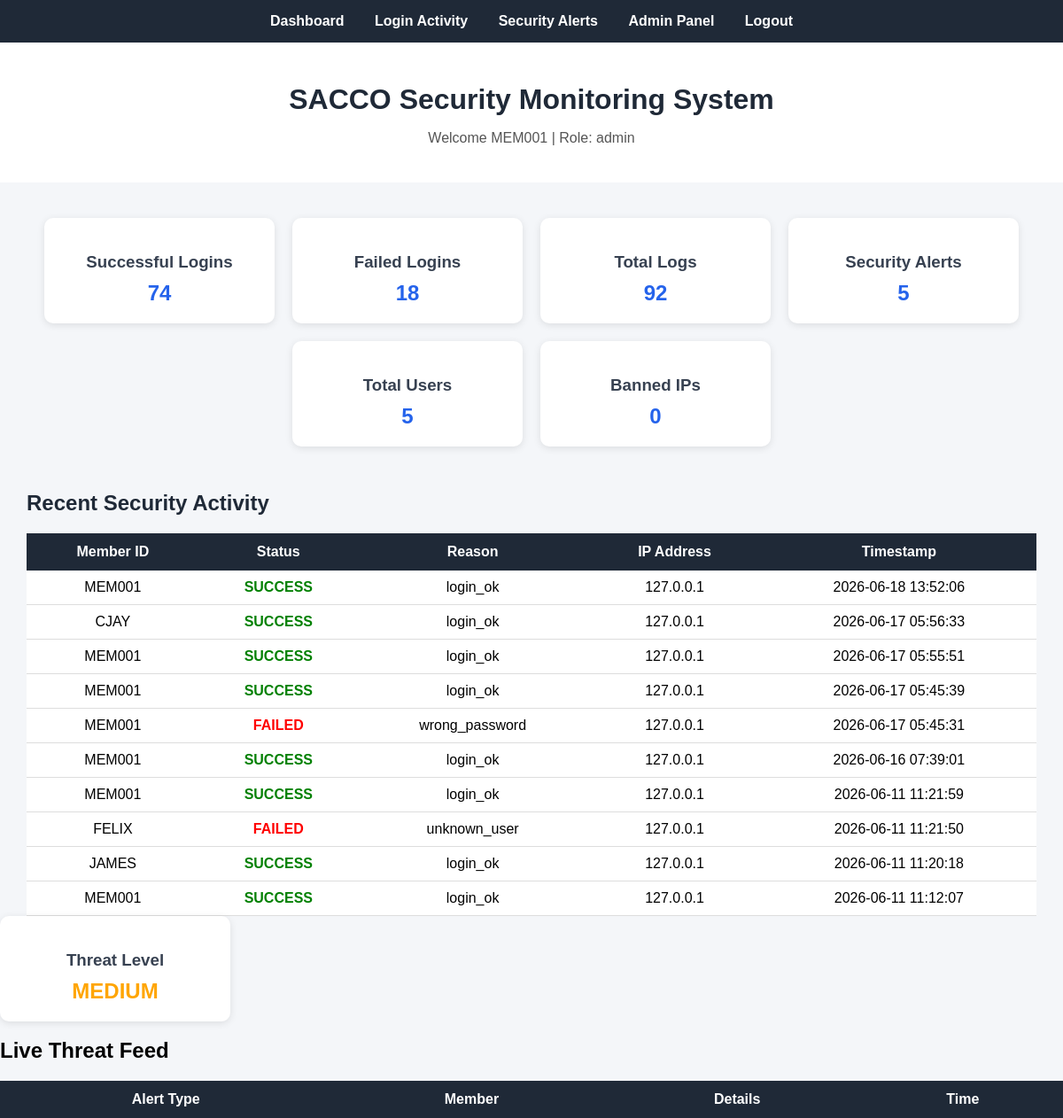
The app's page /dashboard (signed in) with its own data.
### tables this page shows
CREATE TABLE login_logs (
    id INTEGER PRIMARY KEY AUTOINCREMENT,
    member_id TEXT,
    status TEXT,
    reason TEXT,
    ip_address TEXT,
    timestamp DATETIME DEFAULT CURRENT_TIMESTAMP
);

### app.py (the view)
@app.route("/dashboard")
def dashboard():
    if "member_id" not in session:
        return redirect(url_for("login"))
    conn = get_db_connection()
    total_logs = conn.execute(
        "SELECT COUNT(*) AS count FROM login_logs"
    ).fetchone()["count"]
    total_alerts = conn.execute(
        "SELECT COUNT(*) AS count FROM security_alerts"
    ).fetchone()["count"]
    total_users = conn.execute(
        "SELECT COUNT(*) AS count FROM users"
    ).fetchone()["count"]
    failed_logins = conn.execute("""
        SELECT COUNT(*) AS count
        FROM login_logs
        WHERE status='FAILED'
    """).fetchone()["count"]
    successful_logins = conn.execute("""
        SELECT COUNT(*) AS count
        FROM login_logs
        WHERE status='SUCCESS'
    """).fetchone()["count"]
    banned_ips = conn.execute("""
        SELECT COUNT(*) AS count
        FROM ip_bans
    """).fetchone()["count"]
    recent_logs = conn.execute("""
        SELECT *
        FROM login_logs
        ORDER BY timestamp DESC
        LIMIT 10
    """).fetchall()
    if failed_logins >= 20 or total_alerts >= 10:
        threat_level = "HIGH"
    elif failed_logins >= 5 or total_alerts >= 3:
        threat_level = "MEDIUM"
    else:
        threat_level = "LOW"
    conn.close()
    return render_template(
        "dashboard.html",
        total_logs=total_logs,
        total_alerts=total_alerts,
        total_users=total_users,
        failed_logins=failed_logins,
        successful_logins=successful_logins,
        banned_ips=banned_ips,
        recent_logs=recent_logs,
        threat_level=threat_level,
        member_id=session["member_id"],
        role=session["role"]
    )

### database.py (called while the page is built)
def get_db_connection():
    conn = sqlite3.connect(DB_NAME)
    conn.row_factory = sqlite3.Row
    return conn

### templates/dashboard.html (shortened to what this page needs)
<!DOCTYPE html>
<html>
<head>
</head>
<body>
    <div class="navbar">
        <a href="/dashboard">Dashboard</a>
        <a href="/logs">Login Activity</a>
        <a href="/alerts">Security Alerts</a>
        {% if role == "admin" %}
            <a href="/admin">Admin Panel</a>
        {% endif %}
        <a href="/logout">Logout</a>
    </div>
    <div class="header">
        <h1>SACCO Security Monitoring System</h1>
        <p>Welcome {{ member_id }} | Role: {{ role }}</p>
    </div>
    <div class="cards">
        <a href="/logs?status=SUCCESS" class="card-link">
            <div class="card">
                <h3>Successful Logins</h3>
                <h2>{{ successful_logins }}</h2>
            </div>
        </a>
        <a href="/logs?status=FAILED" class="card-link">
            <div class="card">
                <h3>Failed Logins</h3>
                <h2>{{ failed_logins }}</h2>
            </div>
        </a>
        <a href="/logs" class="card-link">
            <div class="card">
                <h3>Total Logs</h3>
                <h2>{{ total_logs }}</h2>
            </div>
        </a>
        <a href="/alerts" class="card-link">
            <div class="card">
                <h3>Security Alerts</h3>
                <h2>{{ total_alerts }}</h2>
            </div>
        </a>
        <a href="/admin" class="card-link">
            <div class="card">
                <h3>Total Users</h3>
                <h2>{{ total_users }}</h2>
            </div>
        </a>
        <div class="card">
            <h3>Banned IPs</h3>
            <h2>{{ banned_ips }}</h2>
        </div>
    </div>
    <div class="section">
        <h2>Recent Security Activity</h2>
        <table>
            <tr>
                <th>Member ID</th>
                <th>Status</th>
                <th>Reason</th>
                <th>IP Address</th>
                <th>Timestamp</th>
            </tr>
            {% for log in recent_logs %}
            <tr>
                <td>{{ log.member_id }}</td>
                <td>
                    {% if log.status == "SUCCESS" %}
                        <span class="success">SUCCESS</span>
                    {% else %}
                        <span class="failed">FAILED</span>
                    {% endif %}
                </td>
                <td>{{ log.reason }}</td>
                <td>{{ log.ip_address }}</td>
                <td>{{ log.timestamp }}</td>
            </tr>
            {% endfor %}
        </table>
    </div>
</body>
</html>
<div class="card">
    <h3>Threat Level</h3>
    {% if threat_level == "HIGH" %}
        <h2 style="color:red;">HIGH</h2>
    {% elif threat_level == "MEDIUM" %}
        <h2 style="color:orange;">MEDIUM</h2>
    {% else %}
        <h2 style="color:green;">LOW</h2>
    {% endif %}
</div>
<h2>Live Threat Feed</h2>
<table>
    <tr>
        <th>Alert Type</th>
        <th>Member</th>
        <th>Details</th>
        <th>Time</th>
    </tr>
</table>

### templates/dashboard.html (style rules this page uses)
body { margin: 0; font-family: Arial, sans-serif; background-color: #f4f6f9; }
.navbar { background-color: #1f2937; padding: 15px; text-align: center; }
.navbar a { color: white; text-decoration: none; margin: 0 15px; font-weight: bold; }
.header { text-align: center; padding: 25px; background: white; margin-bottom: 20px; }
.header h1 { margin-bottom: 10px; color: #1f2937; }
.header p { color: #555; }
.cards { display: flex; justify-content: center; flex-wrap: wrap; gap: 20px; padding: 20px; }
.card-link { text-decoration: none; color: inherit; }
.card { width: 220px; background: white; border-radius: 10px; padding: 20px; text-align: center; box-shadow: 0px 2px 8px rgba(0,0,0,0.1); transition: 0.3s; }
.card h3 { margin-bottom: 10px; color: #374151; }
.card h2 { color: #2563eb; margin: 0; }
.section { width: 95%; margin: auto; margin-top: 30px; }
.section h2 { color: #1f2937; }
table { width: 100%; border-collapse: collapse; background: white; }
th { background-color: #1f2937; color: white; padding: 12px; }
td { padding: 10px; border-bottom: 1px solid #ddd; text-align: center; }
.success { color: green; font-weight: bold; }
.failed { color: red; font-weight: bold; }

### records on screen
login_logs: member_id "MEM001", status "SUCCESS", reason "login_ok", ip_address "127.0.0.1", timestamp "2026-06-18 13:52:06"
login_logs: member_id "CJAY", status "SUCCESS", reason "login_ok", ip_address "127.0.0.1", timestamp "2026-06-17 05:56:33"
login_logs: member_id "MEM001", status "SUCCESS", reason "login_ok", ip_address "127.0.0.1", timestamp "2026-06-17 05:55:51"
login_logs: member_id "MEM001", status "SUCCESS", reason "login_ok", ip_address "127.0.0.1", timestamp "2026-06-17 05:45:39"
login_logs: member_id "MEM001", status "FAILED", reason "wrong_password", ip_address "127.0.0.1", timestamp "2026-06-17 05:45:31"
login_logs: member_id "MEM001", status "SUCCESS", reason "login_ok", ip_address "127.0.0.1", timestamp "2026-06-16 07:39:01"
login_logs: member_id "MEM001", status "SUCCESS", reason "login_ok", ip_address "127.0.0.1", timestamp "2026-06-11 11:21:59"
login_logs: member_id "FELIX", status "FAILED", reason "unknown_user", ip_address "127.0.0.1", timestamp "2026-06-11 11:21:50"
login_logs: member_id "JAMES", status "SUCCESS", reason "login_ok", ip_address "127.0.0.1", timestamp "2026-06-11 11:20:18"
login_logs: member_id "MEM001", status "SUCCESS", reason "login_ok", ip_address "127.0.0.1", timestamp "2026-06-11 11:12:07"

### other values on screen
{{ member_id }} "MEM001"
{{ role }} "admin"
{{ successful_logins }} "74"
{{ failed_logins }} "18"
{{ total_logs }} "92"
{{ total_alerts }} "5"
{{ total_users }} "5"
{{ banned_ips }} "0"
